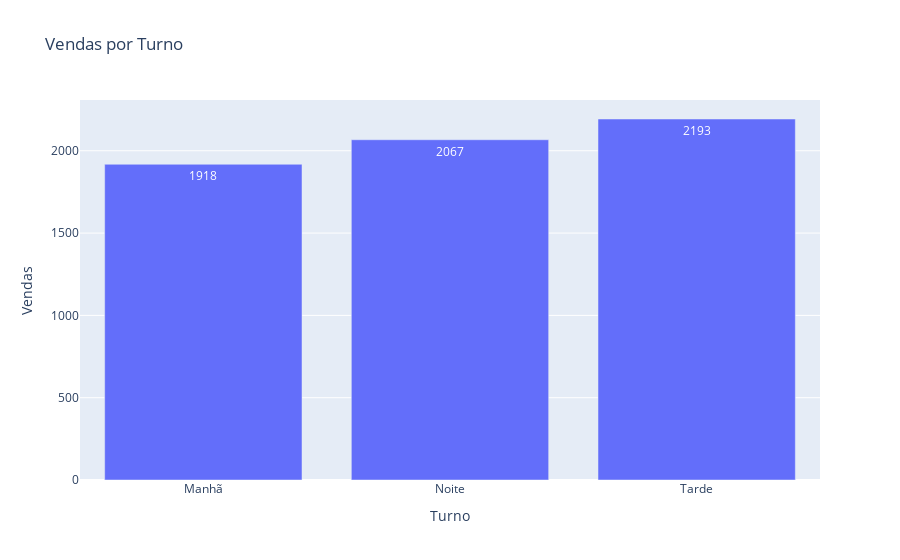

Notebook source saved alongside this figure:
### Markdown cell above
# Graph 8 - Vendas por Turno (histogram)

### Code cell
df8 = df.groupby('Turno')['Vendas'].sum().reset_index()

fig8 = px.bar(df8, x='Turno', y='Vendas', title='Vendas por Turno', text_auto=True)

fig8.show()

### Figure 1 — Plotly figure (JSON) as saved in the notebook; plotly's stock layout.template omitted (floating-point values rounded to 4 significant figures)
{"data": [{"alignmentgroup": "True", "hovertemplate": "Turno=%{x}<br>Vendas=%{y}<extra></extra>", "legendgroup": "", "marker": {"color": "#636efa", "pattern": {"shape": ""}}, "name": "", "offsetgroup": "", "orientation": "v", "showlegend": false, "textposition": "auto", "texttemplate": "%{y}", "type": "bar", "x": ["Manhã", "Noite", "Tarde"], "xaxis": "x", "y": [1918, 2067, 2193], "yaxis": "y"}], "layout": {"barmode": "relative", "legend": {"tracegroupgap": 0}, "title": {"text": "Vendas por Turno"}, "xaxis": {"anchor": "y", "domain": [0, 1], "title": {"text": "Turno"}}, "yaxis": {"anchor": "x", "domain": [0, 1], "title": {"text": "Vendas"}}}}
